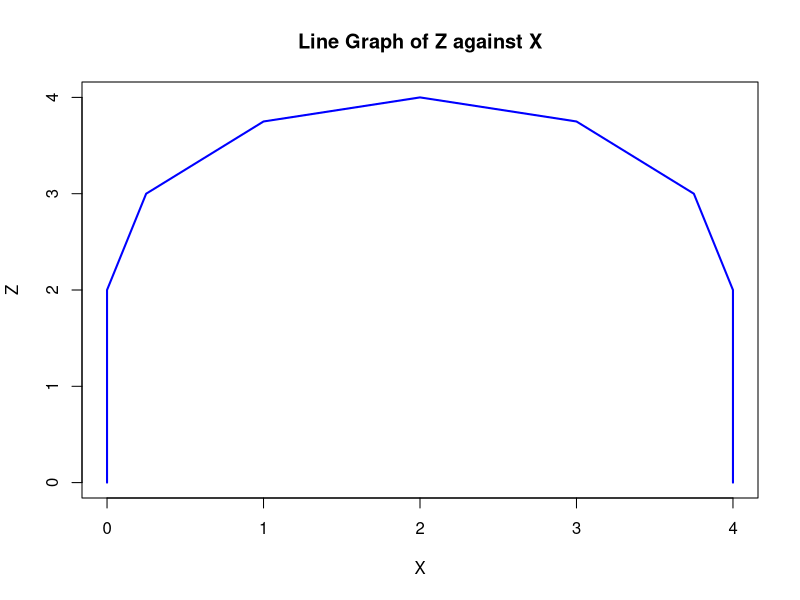

This figure's R source:


# Line graph that represents a U-turn
X <- c(0, 0, 0.25, 1, 2, 3, 3.75, 4, 4)  # Example X values
Z <- c(0, 2, 3, 3.75, 4, 3.75, 3, 2, 0)  # Example Z values

plot(X, Z, type = "l", col = "blue", lwd = 2,
     xlab = "X", ylab = "Z", main = "Line Graph of Z against X")